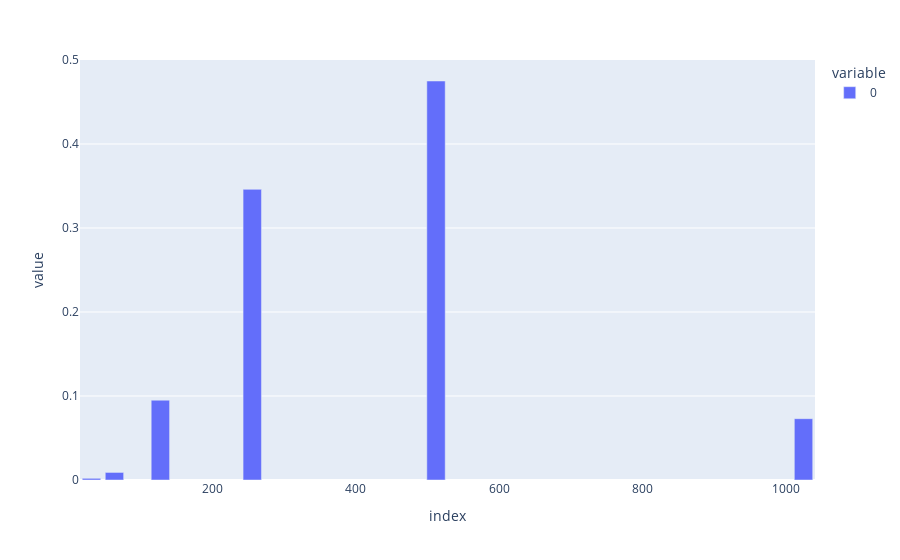

Notebook cell for this chart:
### Code cell
# plot percentages by max tile
max_tiles = []
for board in boards:
    max_tiles.append(np.max(board))

max_tiles = np.array(max_tiles)

max_tiles = pd.Series(max_tiles)

max_tiles.value_counts(normalize=True).sort_index().plot(kind='bar', backend='plotly')

### Figure 1 — Plotly figure (JSON) as saved in the notebook; plotly's stock layout.template omitted (floating-point values rounded to 4 significant figures)
{"data": [{"alignmentgroup": "True", "hovertemplate": "variable=0<br>index=%{x}<br>value=%{y}<extra></extra>", "legendgroup": "0", "marker": {"color": "#636efa", "pattern": {"shape": ""}}, "name": "0", "offsetgroup": "0", "orientation": "v", "showlegend": true, "textposition": "auto", "type": "bar", "x": [32, 64, 128, 256, 512, 1024], "xaxis": "x", "y": [0.002, 0.009, 0.095, 0.346, 0.475, 0.073], "yaxis": "y"}], "layout": {"barmode": "relative", "legend": {"title": {"text": "variable"}, "tracegroupgap": 0}, "margin": {"t": 60}, "xaxis": {"anchor": "y", "domain": [0, 1], "title": {"text": "index"}}, "yaxis": {"anchor": "x", "domain": [0, 1], "title": {"text": "value"}}}}
